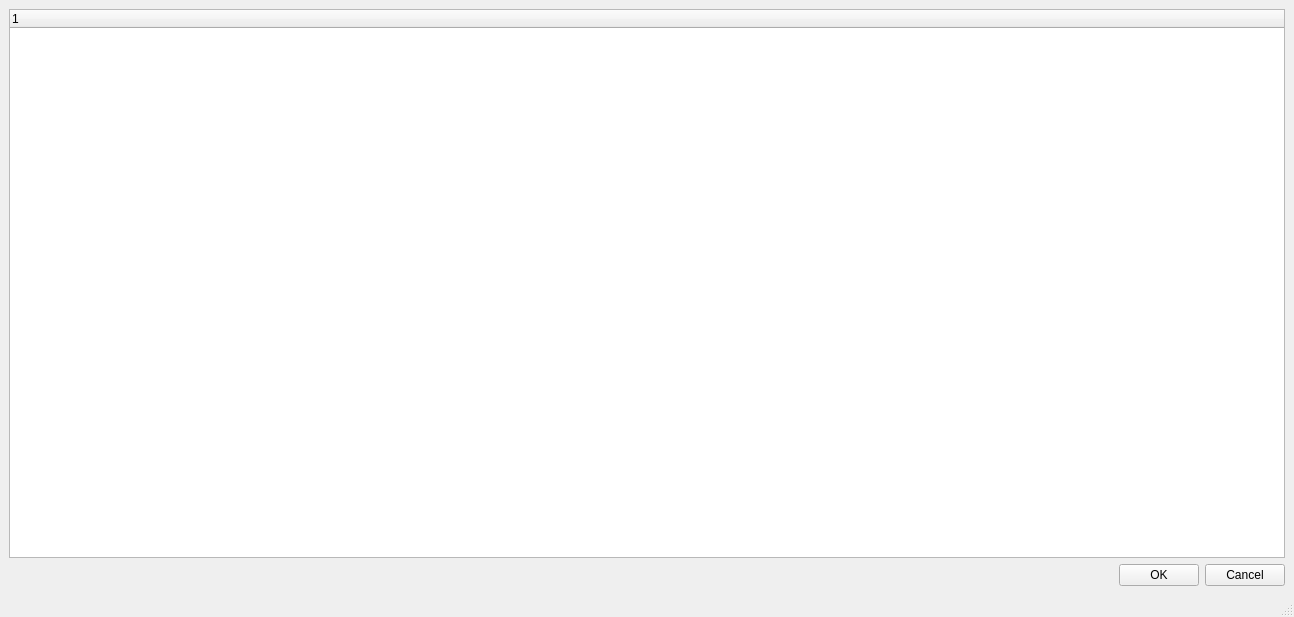
<?xml version="1.0" encoding="UTF-8"?>
<ui version="4.0">
 <class>win_Channel</class>
 <widget class="QMainWindow" name="win_Channel">
  <property name="geometry">
   <rect>
    <x>0</x>
    <y>0</y>
    <width>1294</width>
    <height>617</height>
   </rect>
  </property>
  <property name="windowTitle">
   <string>NR Channel Config</string>
  </property>
  <property name="windowIcon">
   <iconset resource="../image/icons.qrc">
    <normaloff>:/actionicons/arrow_down_up_64px.ico</normaloff>:/actionicons/arrow_down_up_64px.ico</iconset>
  </property>
  <widget class="QWidget" name="centralwidget">
   <layout class="QVBoxLayout" name="verticalLayout">
    <item>
     <widget class="QTreeWidget" name="treeWidget">
      <column>
       <property name="text">
        <string notr="true">1</string>
       </property>
      </column>
     </widget>
    </item>
    <item>
     <layout class="QHBoxLayout" name="horizontalLayout">
      <item>
       <spacer name="horizontalSpacer">
        <property name="orientation">
         <enum>Qt::Horizontal</enum>
        </property>
        <property name="sizeHint" stdset="0">
         <size>
          <width>40</width>
          <height>20</height>
         </size>
        </property>
       </spacer>
      </item>
      <item>
       <widget class="QPushButton" name="pushButton_ok">
        <property name="text">
         <string>OK</string>
        </property>
       </widget>
      </item>
      <item>
       <widget class="QPushButton" name="pushButton_cancel">
        <property name="text">
         <string>Cancel</string>
        </property>
       </widget>
      </item>
     </layout>
    </item>
   </layout>
  </widget>
  <widget class="QStatusBar" name="statusbar"/>
 </widget>
 <resources>
  <include location="../image/icons.qrc"/>
 </resources>
 <connections/>
</ui>
